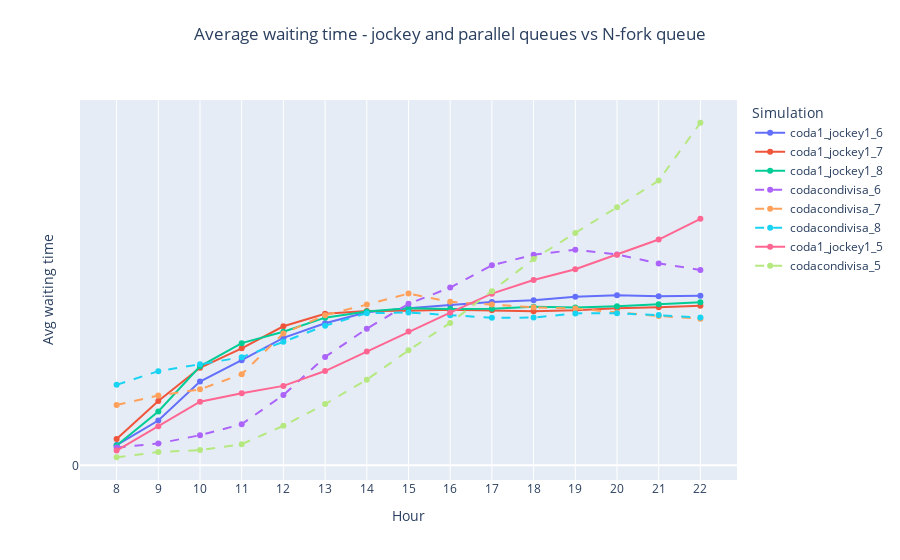

Write notebook code for a chart like this one.
### Code cell
# Average waiting time

fig =  go.Figure()

dash_line=dict(dash='dash')

fig = add_simulation_to_plot(fig, df_simulations, 'coda1_jockey1_6', "Avg_waiting_times_standard")
fig = add_simulation_to_plot(fig, df_simulations, 'coda1_jockey1_7', "Avg_waiting_times_standard")
fig = add_simulation_to_plot(fig, df_simulations, 'coda1_jockey1_8', "Avg_waiting_times_standard")

fig = add_simulation_to_plot(fig, df_simulations, 'codacondivisa_6', "Avg_waiting_times_standard", line=dash_line)
fig = add_simulation_to_plot(fig, df_simulations, 'codacondivisa_7', "Avg_waiting_times_standard", line=dash_line)
fig = add_simulation_to_plot(fig, df_simulations, 'codacondivisa_8', "Avg_waiting_times_standard", line=dash_line)

fig = add_simulation_to_plot(fig, df_simulations, 'coda1_jockey1_5', "Avg_waiting_times_standard")
fig = add_simulation_to_plot(fig, df_simulations, 'codacondivisa_5', "Avg_waiting_times_standard", line=dash_line)

fig = decorate_figure(fig,
    title="Average waiting time - jockey and parallel queues vs N-fork queue",
    y_axis_title="Avg waiting time", dtick=5)

fig.show()
fig.write_image("doc/report/images/results/avg_wt_codacondivisa.png", scale=IMAGE_SCALE)

### Figure 1 — Plotly figure (JSON) as saved in the notebook; plotly's stock layout.template omitted (floating-point values rounded to 4 significant figures)
{"data": [{"mode": "lines+markers", "name": "coda1_jockey1_6", "type": "scatter", "x": [8, 9, 10, 11, 12, 13, 14, 15, 16, 17, 18, 19, 20, 21, 22], "y": [0.0101, 0.02242, 0.04192, 0.05256, 0.06371, 0.07104, 0.07653, 0.07861, 0.08013, 0.0817, 0.08256, 0.08427, 0.08507, 0.08457, 0.08481]}, {"mode": "lines+markers", "name": "coda1_jockey1_7", "type": "scatter", "x": [8, 9, 10, 11, 12, 13, 14, 15, 16, 17, 18, 19, 20, 21, 22], "y": [0.0131, 0.03215, 0.04877, 0.05852, 0.06954, 0.07584, 0.07721, 0.0773, 0.07778, 0.0776, 0.07711, 0.07758, 0.0786, 0.07906, 0.07983]}, {"mode": "lines+markers", "name": "coda1_jockey1_8", "type": "scatter", "x": [8, 9, 10, 11, 12, 13, 14, 15, 16, 17, 18, 19, 20, 21, 22], "y": [0.009934, 0.02689, 0.0495, 0.06111, 0.06679, 0.07386, 0.07688, 0.07859, 0.07822, 0.07829, 0.07926, 0.07898, 0.07957, 0.0806, 0.08153]}, {"line": {"dash": "dash"}, "mode": "lines+markers", "name": "codacondivisa_6", "type": "scatter", "x": [8, 9, 10, 11, 12, 13, 14, 15, 16, 17, 18, 19, 20, 21, 22], "y": [0.008879, 0.01091, 0.01505, 0.02056, 0.03515, 0.05417, 0.0683, 0.08076, 0.0889, 0.1, 0.1053, 0.1078, 0.1055, 0.101, 0.09773]}, {"line": {"dash": "dash"}, "mode": "lines+markers", "name": "codacondivisa_7", "type": "scatter", "x": [8, 9, 10, 11, 12, 13, 14, 15, 16, 17, 18, 19, 20, 21, 22], "y": [0.03021, 0.03487, 0.03801, 0.04554, 0.06597, 0.07509, 0.08038, 0.0859, 0.08175, 0.08046, 0.07901, 0.07838, 0.07643, 0.07466, 0.07334]}, {"line": {"dash": "dash"}, "mode": "lines+markers", "name": "codacondivisa_8", "type": "scatter", "x": [8, 9, 10, 11, 12, 13, 14, 15, 16, 17, 18, 19, 20, 21, 22], "y": [0.04024, 0.04709, 0.05052, 0.05407, 0.06176, 0.06984, 0.07607, 0.07642, 0.0751, 0.07382, 0.07388, 0.07599, 0.0761, 0.07514, 0.07397]}, {"mode": "lines+markers", "name": "coda1_jockey1_5", "type": "scatter", "x": [8, 9, 10, 11, 12, 13, 14, 15, 16, 17, 18, 19, 20, 21, 22], "y": [0.007354, 0.01948, 0.03181, 0.03603, 0.03972, 0.04715, 0.05686, 0.06698, 0.07641, 0.08587, 0.09271, 0.09807, 0.1054, 0.1129, 0.1233]}, {"line": {"dash": "dash"}, "mode": "lines+markers", "name": "codacondivisa_5", "type": "scatter", "x": [8, 9, 10, 11, 12, 13, 14, 15, 16, 17, 18, 19, 20, 21, 22], "y": [0.004028, 0.006601, 0.0076, 0.01055, 0.01976, 0.03062, 0.04281, 0.0575, 0.07124, 0.08706, 0.1032, 0.1162, 0.1291, 0.1424, 0.1713]}], "layout": {"legend": {"title": {"text": "Simulation"}}, "title": {"text": "Average waiting time - jockey and parallel queues vs N-fork queue", "x": 0.5, "xanchor": "center", "y": 0.95, "yanchor": "top"}, "xaxis": {"dtick": 1, "tick0": 0, "tickmode": "linear", "title": {"text": "Hour"}}, "yaxis": {"dtick": 5, "tick0": 0, "tickmode": "linear", "title": {"text": "Avg waiting time"}}}}
